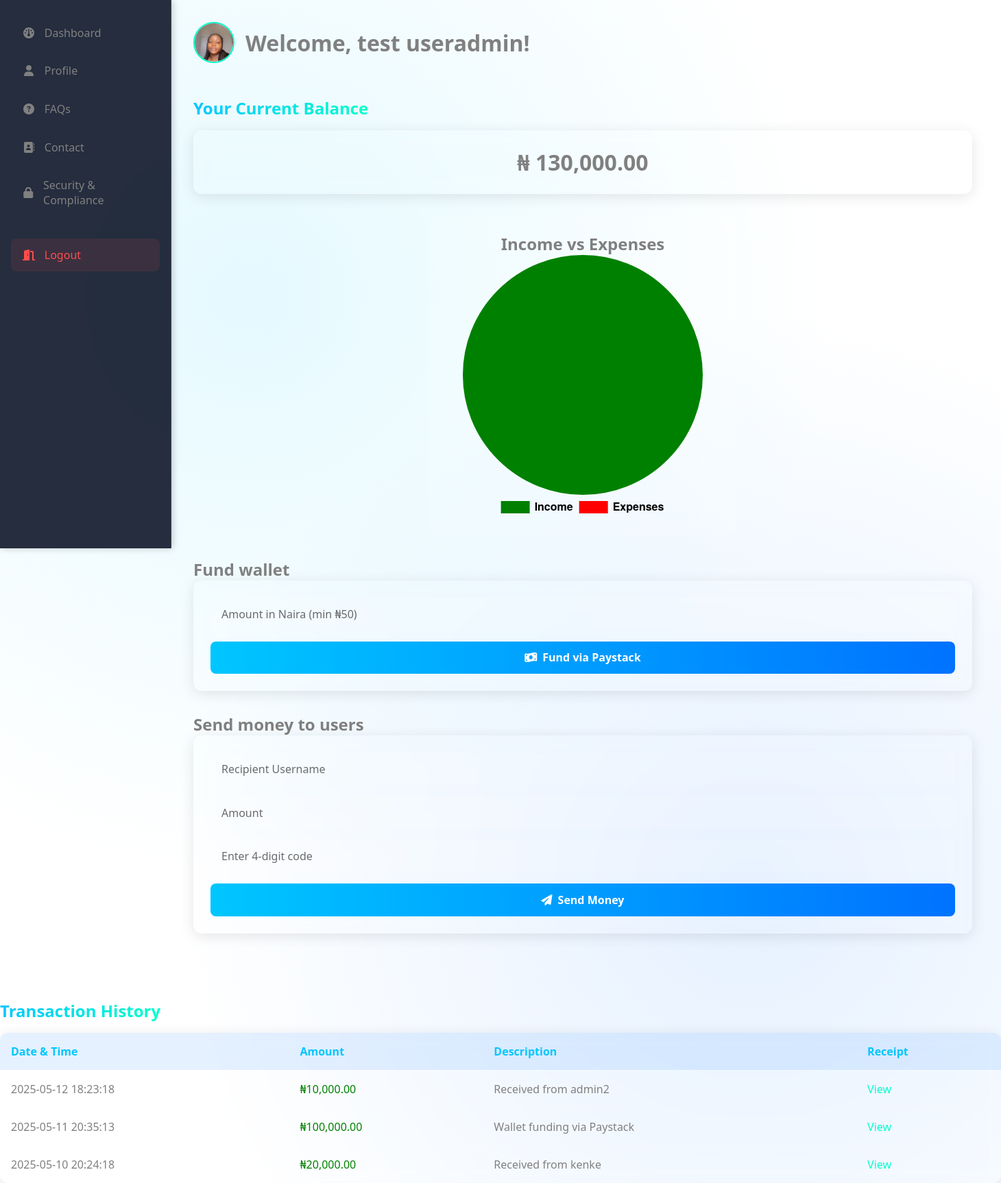
The app's page /dashboard.php (signed in) with its own data.
### tables this page shows
CREATE TABLE `users` (
  `id` int(11) NOT NULL AUTO_INCREMENT,
  `first_name` varchar(50) NOT NULL,
  `last_name` varchar(50) NOT NULL,
  `username` varchar(50) NOT NULL,
  `password` varchar(255) NOT NULL,
  `email` varchar(100) NOT NULL,
  `phone` varchar(15) DEFAULT NULL,
  `address` varchar(255) DEFAULT NULL,
  `profile_photo` varchar(255) DEFAULT NULL,
  `is_admin` tinyint(1) DEFAULT 0,
  `is_deleted` tinyint(1) DEFAULT 0,
  `is_frozen` tinyint(1) DEFAULT 0,
  PRIMARY KEY (`id`),
  UNIQUE KEY `username` (`username`)
);

CREATE TABLE `transactions` (
  `id` int(11) NOT NULL AUTO_INCREMENT,
  `user_id` int(11) NOT NULL,
  `reference` varchar(255) DEFAULT NULL,
  `amount` decimal(10,2) NOT NULL,
  `status` enum('pending','approved','cancelled') DEFAULT 'pending',
  `description` varchar(255) DEFAULT NULL,
  `date` date DEFAULT NULL,
  `created_at` timestamp NOT NULL DEFAULT current_timestamp(),
  PRIMARY KEY (`id`),
  UNIQUE KEY `reference` (`reference`),
  KEY `user_id` (`user_id`),
  CONSTRAINT `transactions_ibfk_1` FOREIGN KEY (`user_id`) REFERENCES `users` (`id`)
);

### dashboard.php (the view, shortened to what this page needs)
<?php
require 'config.php';
$stmt = $pdo->prepare("SELECT first_name, last_name, profile_photo FROM users WHERE id = ?");
$stmt->execute([$_SESSION['user_id']]);
$user = $stmt->fetch();
$stmt = $pdo->prepare("SELECT * FROM transactions WHERE user_id = ? ORDER BY created_at DESC");
$stmt->execute([$_SESSION['user_id']]);
$transactions = $stmt->fetchAll();
$stmt = $pdo->prepare("
    SELECT
        SUM(CASE WHEN amount > 0 THEN amount ELSE 0 END) AS income,
        ABS(SUM(CASE WHEN amount < 0 THEN amount ELSE 0 END)) AS expenses
    FROM transactions
    WHERE user_id = ?
");
$stmt->execute([$_SESSION['user_id']]);
$data = $stmt->fetch();
$income = floatval($data['income']);
$expenses = floatval($data['expenses']);
function getUserBalance($pdo, $user_id) {
    $stmt = $pdo->prepare("SELECT SUM(amount) as balance FROM transactions WHERE user_id = ?");
    $stmt->execute([$user_id]);
    $row = $stmt->fetch();
    return $row['balance'] ?? 0;
}
$balance = getUserBalance($pdo, $_SESSION['user_id']);
?>
<!DOCTYPE html>
<html>
<head>
    <link rel="stylesheet" href="dash.css">
    <link rel="stylesheet" href="./css/all.css">
</head>
<body>
<div class="left sidebar">
    <a href="dashboard.php"><i class="fa-solid fa-gauge"></i> Dashboard</a>
    <a href="setup_profile.php"><i class="fa-solid fa-user"></i> Profile</a>
    <a href="faq.php"><i class="fa-solid fa-circle-question"></i> FAQs</a>
    <a href="contact.php"><i class="fa-solid fa-address-book"></i> Contact</a>
    <a href="Security.php"><i class="fa-solid fa-lock"></i> Security & Compliance</a>
    <a href="logout.php" class="logout-btn"><i class="fa-solid fa-door-open"></i> Logout</a>
</div>
<div class="dashboard-container">
    <header class="dashboard-header">
        <div class="profile-info">
            <?php if ($user['profile_photo']): ?>
                <img src="<?= htmlspecialchars($user['profile_photo']) ?>" alt="Profile Photo" class="dashboard-profile-photo">
            <?php else: ?>
                <div class="profile-placeholder"><i class="fa-solid fa-user"></i></div>
            <?php endif; ?>
            <h1>Welcome, <?= htmlspecialchars($user['first_name'] . ' ' . $user['last_name']) ?>!</h1>
        </div>
    </header>
    <section class="balance-overview">
        <h2>Your Current Balance</h2>
        <div class="balance-card">
            <p>₦ <?= number_format($balance, 2) ?></p>
        </div>
    </section>
    <section class="expenditure-chart card">
    <h2>Income vs Expenses</h2>
    <canvas id="incomeExpensePieChart" width="400" height="400"></canvas>
</section>
    <h2>Fund wallet</h2>
    <form action="pay.php" method="POST">
        <input type="number" name="amount" min="50" placeholder="Amount in Naira (min ₦50)" required>
        <button type="submit"><i class="fa-solid fa-money-bill-wave"></i>Fund via Paystack</button>
    </form>
    <section class="send-money-section">
        <h2>Send money to users</h2>
        <form action="send_money.php" method="POST" autocomplete="off">
            <input type="text" name="recipient" placeholder="Recipient Username" required>
            <input type="number" step="0.01" name="amount" placeholder="Amount" required min="0.01" max="<?= $balance ?>">
            <input type="text" name="code" placeholder="Enter 4-digit code" maxlength="4" pattern="\d{4}" title="Enter exactly 4 digits" required>
            <button type="submit"> <i class="fa-solid fa-paper-plane"></i>Send Money</button>
        </form>
    </section>
</div>
<section class="transaction-history">
    <h2>Transaction History</h2>
    <table class="transaction-table">
        <thead>
            <tr>
                <th>Date & Time</th>
                <th>Amount</th>
                <th>Description</th>
                <th>Receipt</th>
            </tr>
        </thead>
        <tbody>
            <?php if (count($transactions) === 0): ?>
                <tr><td colspan="4" style="text-align:center;">No transactions found.</td></tr>
            <?php else: ?>
                <?php foreach ($transactions as $t): ?>
                <tr>
                    <td><?= date('Y-m-d H:i:s', strtotime($t['created_at'])) ?></td>
                    <td><?= $t['amount'] < 0
                        ? '<span style="color:red;">-₦' . number_format(abs($t['amount']), 2) . '</span>'
                        : '<span style="color:green;">₦' . number_format($t['amount'], 2) . '</span>' ?></td>
                    <td><?= htmlspecialchars($t['description'] ?? 'N/A') ?></td>
                    <td><a href="receipt.php?id=<?= $t['id'] ?>">View</a></td>
                </tr>
                <?php endforeach; ?>
            <?php endif; ?>
        </tbody>
    </table>
</section>
<script>
const ctx = document.getElementById('incomeExpensePieChart').getContext('2d');
const data = {
    labels: ['Income', 'Expenses'],
    datasets: [{
        data: [<?= $income ?>, <?= $expenses ?>],
        backgroundColor: [
            'green',  // Teal green for income
            'red'   // Pink/red for expenses
        ],
        borderColor: [
            'green',
            'red'
        ],
        borderWidth: 2,
        hoverOffset: 30
    }]
};
const options = {
    responsive: true,
    plugins: {
        legend: {
            position: 'bottom',
            labels: {
                color: 'var(--light)',
                font: {
                    size: 16,
                    weight: '600'
                }
            }
        },
        tooltip: {
            callbacks: {
                label: function(context) {
                    const label = context.label || '';
                    const value = context.parsed || 0;
                    return `${label}: ₦${value.toLocaleString()}`;
                }
            }
        }
    }
};
const incomeExpensePieChart = new Chart(ctx, {
    type: 'pie',
    data: data,
    options: options
});
</script>
</body>
</html>

### dash.css (style rules this page uses)
:root { --primary: #00c6ff; --secondary: #0072ff; --accent: #00ffcc; --dark: #0f172a; --light: grey; --error: #ff4d4d; --success: #4dff88; --glass: rgba(255, 255, 255, 0.1); --sidebar-width: 250px; --sidebar-bg: rgba(15, 23, 42, 0.9); --card-bg: rgba(255, 255, 255, 0.05); --text-muted: rgba(10, 10, 10, 0.6); }
.expenditure-chart { max-width: 450px; margin: 2rem auto; background: var(--glass); padding: 1.5rem 2rem; border-radius: 16px; box-shadow: var(--card-glow); color: var(--light); text-align: center; }
* { box-sizing: border-box; margin: 0; padding: 0; font-family: 'Segoe UI', 'Roboto', sans-serif; }
body { background: linear-gradient(135deg, var(--dark), #1e293b); color: var(--light); min-height: 100vh; background-image: radial-gradient(circle at 25% 25%, rgba(0, 198, 255, 0.1) 0%, transparent 50%), radial-gradient(circle at 75% 75%, rgba(0, 114, 255, 0.1) 0%, transparent 50%); }
.sidebar { position: fixed; left: 0; top: 0; height: 100vh; width: var(--sidebar-width); background: var(--sidebar-bg); backdrop-filter: blur(10px); -webkit-backdrop-filter: blur(10px); padding: 1.5rem 1rem; z-index: 100; transition: transform 0.3s ease; border-right: 1px solid rgba(255, 255, 255, 0.1); box-shadow: 2px 0 10px rgba(0, 0, 0, 0.2); }
.sidebar a { display: flex; align-items: center; gap: 0.8rem; padding: 0.8rem 1rem; margin-bottom: 0.5rem; color: var(--light); text-decoration: none; border-radius: 8px; transition: all 0.3s ease; }
.sidebar a i { width: 20px; text-align: center; }
.logout-btn { margin-top: 2rem; background: rgba(255, 77, 77, 0.1); color: var(--error) !important; }
.dashboard-container { margin-left: var(--sidebar-width); padding: 2rem; max-width: 1200px; width: 100%; }
.dashboard-header { display: flex; justify-content: space-between; align-items: center; margin-bottom: 2rem; padding-bottom: 1rem; border-bottom: 1px solid rgba(255, 255, 255, 0.1); }
.profile-info { display: flex; align-items: center; gap: 1rem; }
.dashboard-profile-photo { width: 60px; height: 60px; border-radius: 50%; object-fit: cover; border: 2px solid var(--accent); }
.balance-overview { margin-bottom: 2rem; }
.balance-overview h2 { margin-bottom: 1rem; color: var(--light); font-size: 1.5rem; background: linear-gradient(to right, var(--primary), var(--accent)); -webkit-background-clip: text; background-clip: text; color: transparent; display: inline-block; }
.balance-card { background: var(--card-bg); backdrop-filter: blur(10px); -webkit-backdrop-filter: blur(10px); border-radius: 12px; padding: 1.5rem; border: 1px solid rgba(255, 255, 255, 0.1); box-shadow: 0 4px 20px rgba(0, 0, 0, 0.1); transition: transform 0.3s ease; }
.balance-card p { font-size: 2rem; font-weight: bold; color: var(--light); margin: 0; text-align: center; }
form { background: var(--card-bg); backdrop-filter: blur(10px); -webkit-backdrop-filter: blur(10px); padding: 1.5rem; border-radius: 12px; margin-bottom: 2rem; border: 1px solid rgba(255, 255, 255, 0.1); box-shadow: 0 4px 20px rgba(0, 0, 0, 0.1); }
input { width: 100%; padding: 0.8rem 1rem; margin-bottom: 1rem; border: none; border-radius: 8px; background: rgba(255, 255, 255, 0.1); color: var(--light); font-size: 1rem; transition: all 0.3s ease; }
input::placeholder { color: var(--text-muted); }
button { padding: 0.8rem; border: none; border-radius: 8px; background: linear-gradient(to right, var(--primary), var(--secondary)); color: white; font-size: 1rem; font-weight: 600; cursor: pointer; transition: all 0.3s ease; width: 100%; }
button i { margin-right: 0.5rem; }
.transaction-history { margin-top: 2rem; }
.transaction-history h2 { margin-bottom: 1rem; color: var(--light); font-size: 1.5rem; background: linear-gradient(to right, var(--primary), var(--accent)); -webkit-background-clip: text; background-clip: text; color: transparent; display: inline-block; }
.transaction-table { width: 100%; border-collapse: collapse; background: var(--card-bg); backdrop-filter: blur(10px); -webkit-backdrop-filter: blur(10px); border-radius: 12px; overflow: hidden; box-shadow: 0 4px 20px rgba(0, 0, 0, 0.1); }
.transaction-table th, .transaction-table td { padding: 1rem; text-align: left; border-bottom: 1px solid rgba(255, 255, 255, 0.1); }
.transaction-table th { background: rgba(0, 114, 255, 0.1); color: var(--primary); font-weight: 600; }
.transaction-table tr:last-child td { border-bottom: none; }
.transaction-table a { color: var(--accent); text-decoration: none; transition: all 0.3s ease; }

### records on screen
users: profile_photo (picture), first_name+last_name "test useradmin"
transactions: created_at "2025-05-12 18:23:18", amount "10,000.00", description "Received from admin2"
transactions: created_at "2025-05-11 20:35:13", amount "100,000.00", description "Wallet funding via Paystack"
transactions: created_at "2025-05-10 20:24:18", amount "20,000.00", description "Received from kenke"

### other values on screen
$balance "130,000.00"
chart data {{ $expenses }} 0
